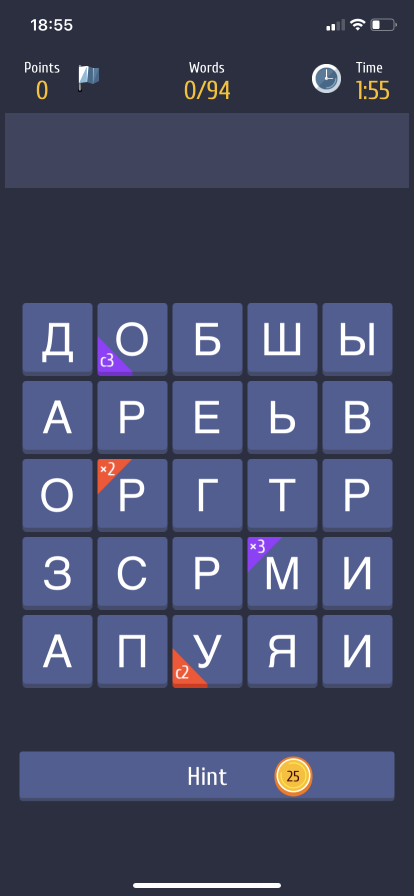
#> input picture images/screenshot_example_1.png, 828 x 1792 px (shown at 1/2 size)
$ jupyter execute --allow-errors cv_recognition.ipynb   (shell and % lines are left out)
#> lines starting #> are read from the running program, lines starting #| are printed output that depends on the picture; after the words box and inside, x2 and y2 are one past the last pixel; in counts of white or black regions, pixels touching at a corner belong together
#> further down, image is the input picture: shape (1792, 828, 3); mean B, G, R 100.7, 72.1, 67.3
[cell 1]
import cv2
import matplotlib.pyplot as plt
import matplotlib as mpl
from pytesseract import image_to_string
import numpy as np
from PIL import Image
mpl.rcParams['axes.titlesize'] = 30


def remove_elements(image):
    """
    Удаляет из изображения объекты небольшого размера

    Параметры
    ---------
    image : numpy.ndarray
        Черно-белое изображение, где фон - черный, а объекты - белые

    Возвращает
    ----------
    numpy.ndarray
        Черно-белое изображение без объектов небольшого размера
    """
    # получаем данные по найденным компонентам
    nb_components, output, stats, centroids = cv2.connectedComponentsWithStats(
        image, connectivity=8)
    # получаем размеры каждой компоненты
    sizes = stats[1:, -1]
    # не рассматриваем фон как компоненту
    nb_components = nb_components - 1
    # определяем минимальный размер компоненты
    min_size = 300
    # формируем итоговое изображение
    image = np.zeros((output.shape))
    # перебираем все компоненты в изображении и сохраняем только тогда, когда она больше min_size
    for i in range(0, nb_components):
        if sizes[i] >= min_size:
            image[output == i + 1] = 255
    return image


def image_preprocessing(image):
    """
    Предобработка изображения (скриншота)

    Параметры
    ---------
    image : numpy.ndarray
        Скриншот игры, где находится игровое поле

    Возвращает
    ----------
    numpy.ndarray
        Черно-белое квадратное белое изображение с черными буквами
    """
    # преобразование изображения в черно-белое
    image = cv2.cvtColor(image, cv2.COLOR_BGR2GRAY)
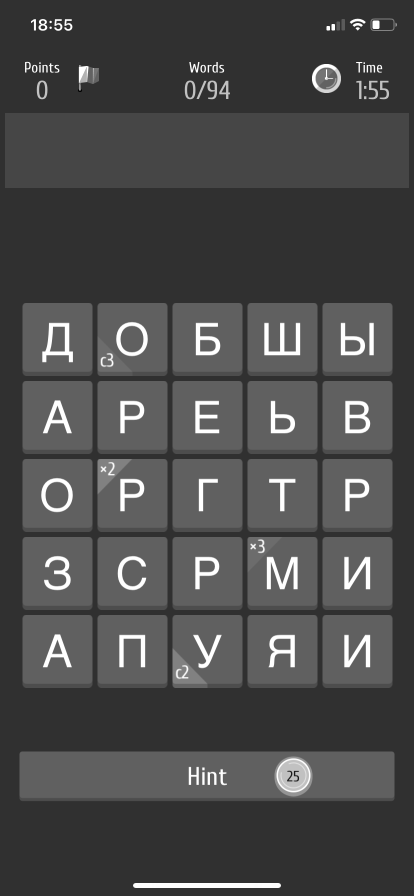
#> image: shape (1792, 828) (shown at 1/2 size); min 2, max 255, mean 74.1
    # значение по координате y, начиная с которого нужно рассматривать изображение
    y = 600
    # значение по координате x, начиная с которого нужно рассматривать изображение
    x = 30
    # высота рассматриваемого участка изображения
    h = 800
    # ширина рассматриваемого участка изображения
    w = 800
    # вырезаем необходимую часть изображения
    image = image[y:y+h, x:x+w]
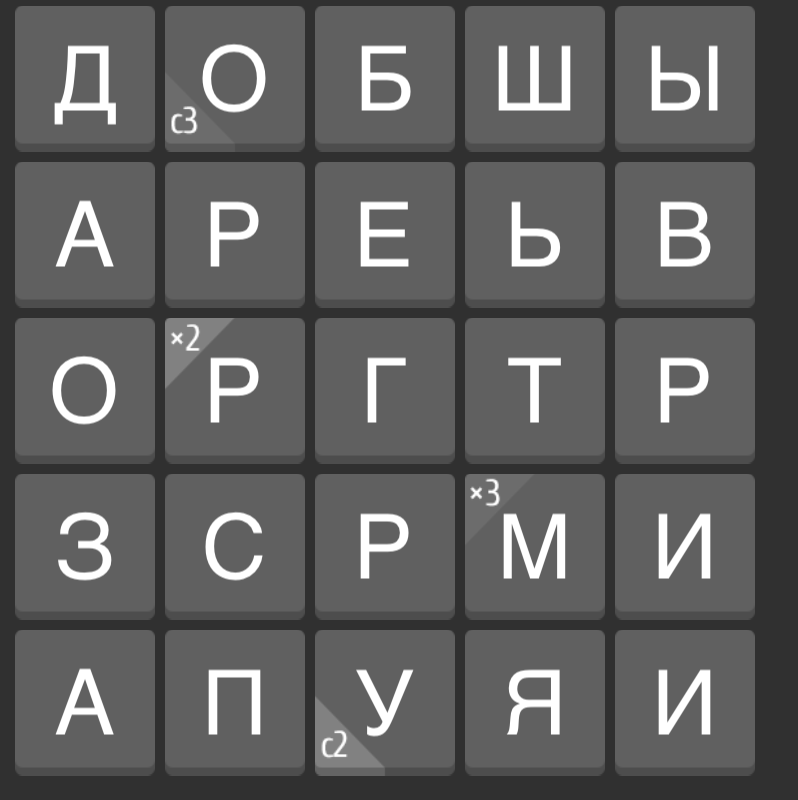
#> image: shape (800, 798); min 48, max 255, mean 94.9
    # применение пороговой функции
    image = cv2.threshold(
        image, 0, 255, cv2.THRESH_BINARY_INV + cv2.THRESH_OTSU)[1]
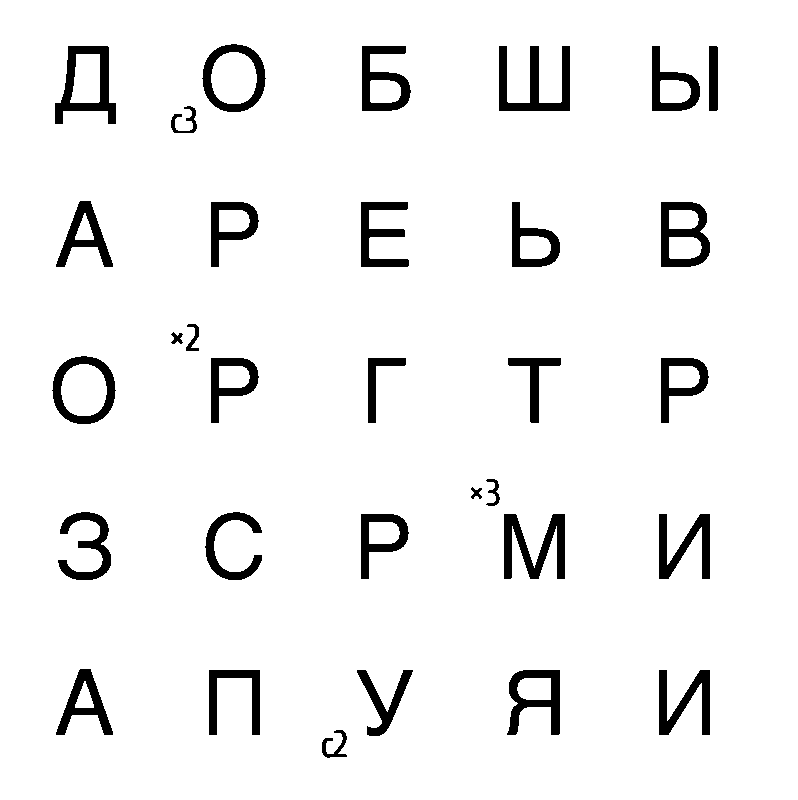
#> image: shape (800, 798); 94.2% white; 32 black regions, largest, box (x1, y1, x2, y2) and area: (499, 46, 570, 111) 1995, (504, 514, 565, 579) 1971, (55, 46, 116, 124) 1881
    # медианная фильтрация
    image = cv2.medianBlur(image, 7)
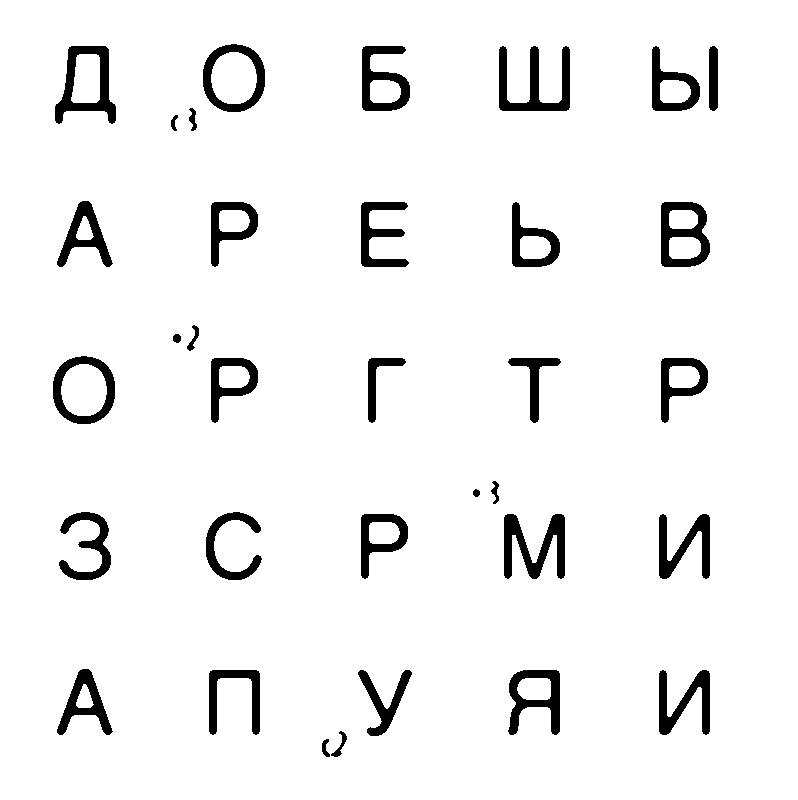
#> image: shape (800, 798); 94.3% white; 34 black regions, largest, box (x1, y1, x2, y2) and area: (499, 46, 570, 111) 1975, (504, 514, 565, 579) 1974, (55, 46, 116, 124) 1880
    # инвертируем изображение
    image = 255 - image
    # удаляем лишние элементы на изображении
    image = remove_elements(image)
#> in remove_elements, `nb_components, output, stats, centroids = cv2.connectedComponentsWithS..`:
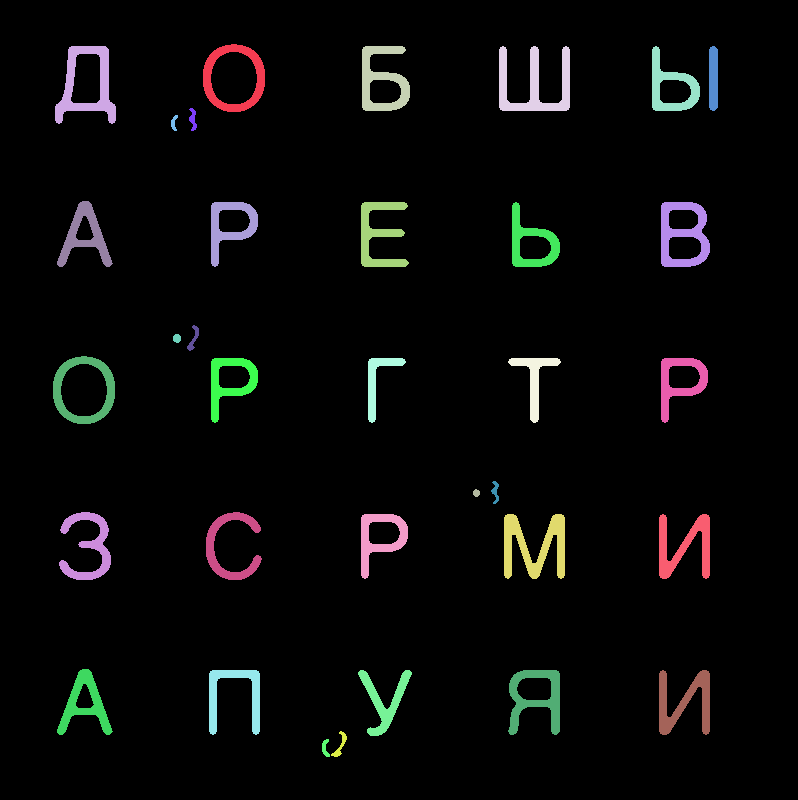
#> output: shape (800, 798) int32; 35 distinct labels, from 0 to 34; one colour per label, 0 black
#> in remove_elements, `nb_components, output, stats, centroids = cv2.connectedComponentsWithS..`: nb_components = 35; stats = 35 rows, first 6: [0, 0, 798, 800, 602139], [203, 44, 62, 68, 1502], [55, 46, 61, 78, 1880], [362, 46, 48, 65, 1560], [499, 46, 71, 65, 1975], [652, 46, 48, 65, 1265]; centroids = 35 pairs, first value 83.5 to 713, second value 77.4 to 747.7
#> in remove_elements, `sizes = stats[1:, -1]`: sizes = 34 values, max 1975 at index 3, min 43 at index 21, mean 1066.5
#> in remove_elements, `nb_components = nb_components - 1`: nb_components = 34
    # размытие изображения на основе фильтра Гаусса
    image = cv2.GaussianBlur(image, (3, 3), 2, 2)
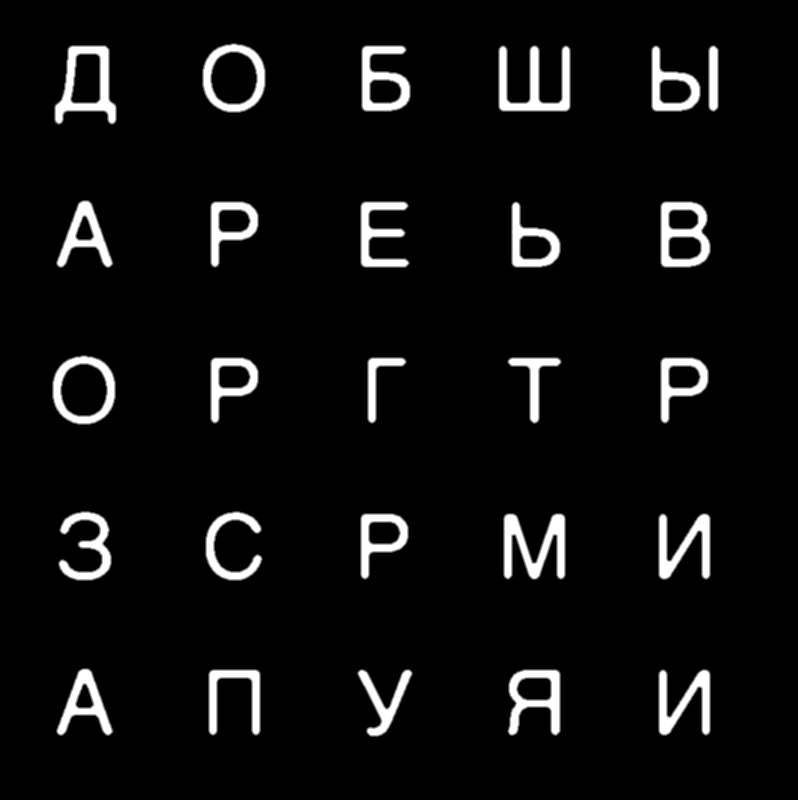
#> image: shape (800, 798) float64; min 0, max 255, mean 14.2; drawn with min black and max white
    # размытие изображения фильтром Гаусса
    kernel = np.array([[-1, -1, -1],
                       [-1, 9, -1],
                       [-1, -1, -1]])
    image = cv2.filter2D(image, -1, kernel)
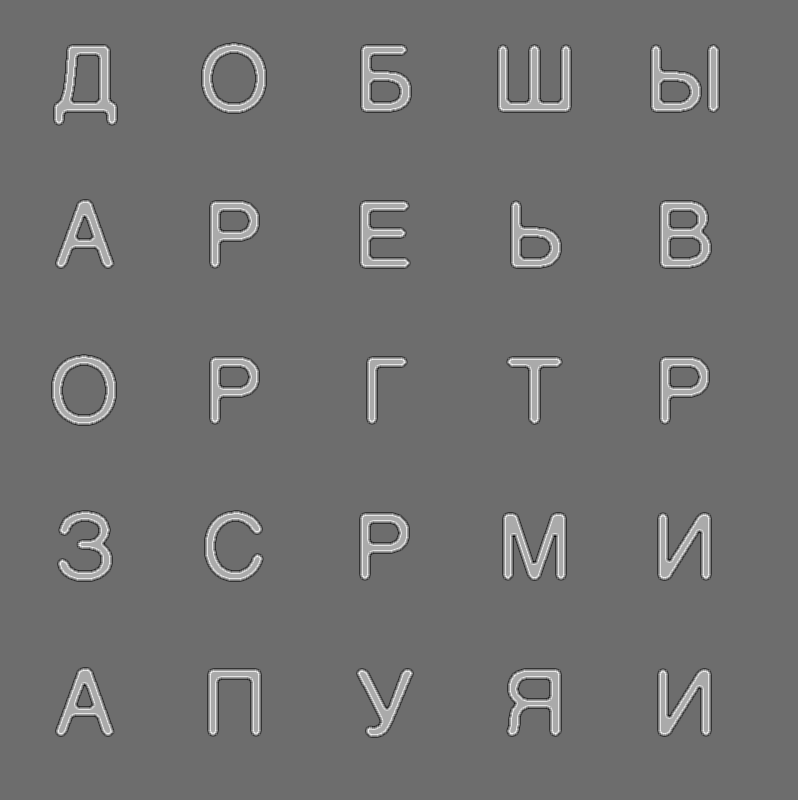
#> image: shape (800, 798) float64; min -462.4, max 610, mean 14.2; drawn with min black and max white
    # инвертируем результат
    return 255 - image
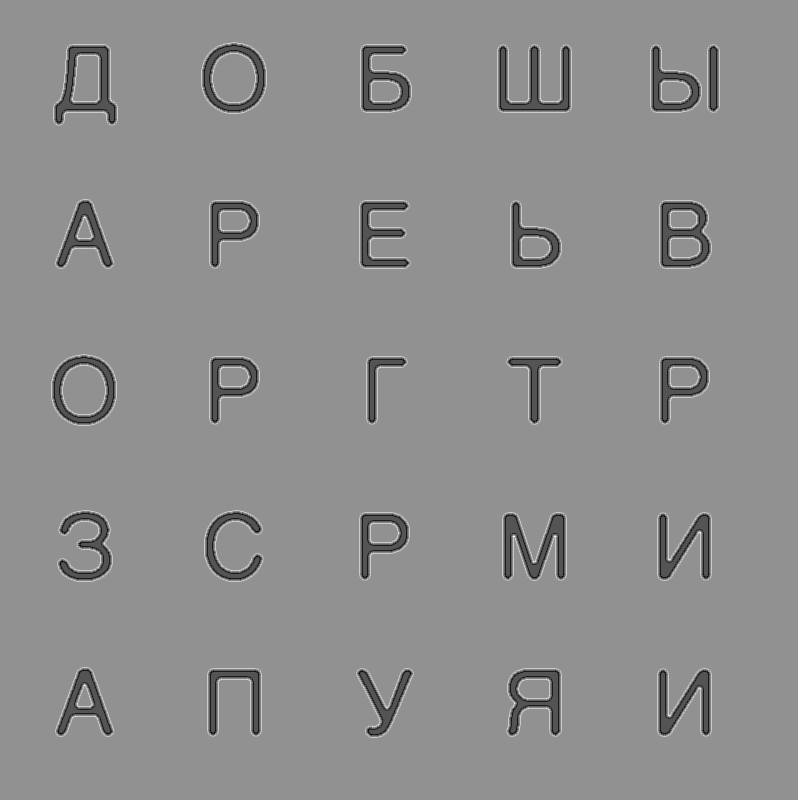
#> returned value: shape (800, 798) float64; min -355, max 717.4, mean 240.8; drawn with min black and max white


def letters_recognition(image):
    """
    Распознает все буквы на скриншоте

    Параметры
    ---------
    image : numpy.ndarray
        Скриншот игры, где находится игровое поле

    Возвращает
    ----------
    list[str]
        Список распознанных букв
    """
    # предобработка изображения
    image = image_preprocessing(image)
    # дополнительные опции конфигурации
    config = '--psm 10 --oem 0 ' \
        + 'tessedit_char_whitelist=абвгдежзийклмнопрстуфхцчшщъыьэюя'
    # высота и ширина обрезанного с буквой изображения
    height = width = 170
    # список распознанных букв
    letters = []
    # строим графики
    fig, axs = plt.subplots(5, 5, figsize=(10, 10))
    fig.patch.set_facecolor('#E0E0E0')
    # перебор координат по сетке
    for i, y in enumerate(range(0, 700, 155)):
        for j, x in enumerate(range(0, 700, 150)):
            # обрезанное изображение
            crop_image = image[y:y+height, x:x+width]
            # добавление белой границы вокруг каждого обрезанного фрагмента
            bordersize = 10
            crop_image = cv2.copyMakeBorder(
                np.float32(crop_image),
                top=bordersize,
                bottom=bordersize,
                left=bordersize,
                right=bordersize,
                borderType=cv2.BORDER_CONSTANT,
                value=[255, 255, 255]
            )
            # конвертация изображение в объект Image в оттенках серого
            crop_image = Image.fromarray(crop_image).convert('L')
            # распознавание буквы
            data = image_to_string(crop_image, lang='rus', config=config)
            axs[i, j].imshow(crop_image, cmap="gray", vmin=0, vmax=255)
            axs[i, j].set_title(str(data[0]))
            axs[i, j].axis('off')
            # добавляем букву в список распознанных букв
            letters += [data[0]]
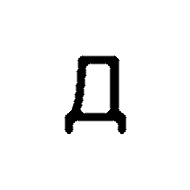
#> crop_image: PIL image 190x190 L; min 0, max 255, mean 241.7
#> after the loop, letters = []
    plt.subplots_adjust(bottom=0.1, right=0.8, top=0.9)
    plt.show()
    return letters


# загрузка изображения по указанному пути
image = cv2.imread('../images/screenshot_example_1.png')

#> (the rest of this cell did not finish here and is left out)
